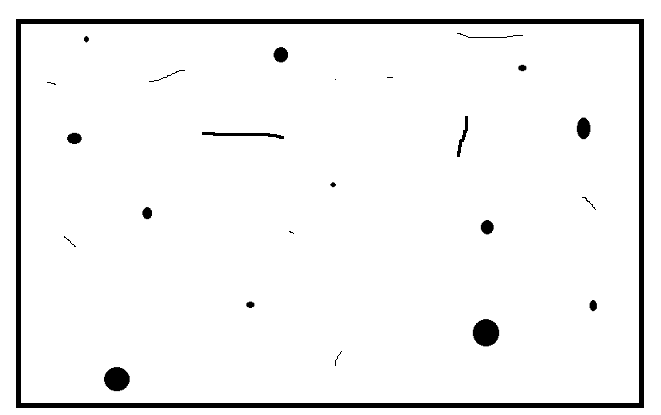
#> input picture scripts/Spots.png, 661 x 415 px, found by its file name
$ python Spot_removal_testing.py
#> lines starting #> are read from the running program, lines starting #| are printed output that depends on the picture; after the words box and inside, x2 and y2 are one past the last pixel; in counts of white or black regions, pixels touching at a corner belong together
import cv2
spottedImage = cv2.imread(r'D:\Hvantage\Doc_entity_extraction\scripts\Spots.png')
#> spottedImage is the input picture: shape (415, 661, 3); min 0, max 255, mean 243.3
spottedImageCopy = spottedImage.copy()
spottedImageResolution = spottedImage.shape[0]*spottedImage.shape[1]
#> spottedImageResolution = 274315
thresholdArea = 0.00085*spottedImageResolution
#> thresholdArea = 233.2
spottedImageGrayscale = cv2.cvtColor(spottedImage,cv2.COLOR_RGB2GRAY)
spottedImageThresh = cv2.threshold(spottedImageGrayscale,160,255,cv2.THRESH_BINARY)[1]
#> spottedImageThresh: shape (415, 661); 95.4% white; 24 black regions (6 under 20 px)
contoursSpottedImage,_ = cv2.findContours(spottedImageThresh,cv2.RETR_TREE, cv2.CHAIN_APPROX_SIMPLE)
#> contoursSpottedImage = 58 contours, 38 with area under 20; largest, box (x1, y1, x2, y2) and area: (0, 0, 661, 415) 273240, (15, 18, 645, 409) 245308, (21, 24, 639, 403) 233226, (472, 318, 500, 348) 608, (103, 366, 131, 392) 520
for contour in contoursSpottedImage:
    polygonicCountour = cv2.approxPolyDP(contour,epsilon= 0.1*cv2.arcLength(contour,True),closed = True)
    area = cv2.contourArea(polygonicCountour)
    if area < thresholdArea:
        cv2.drawContours(spottedImage, [contour],-1,(0,255,0),0)
        cv2.fillPoly(spottedImage,pts = [contour],color=(255,255,255))
#> this loop made 58 passes
#> (polygonicCountour, area) on passes 1, 2, 3, 4, 12, 13, 14, 24, 27, 31, 32, 34: ([[0, 0], [0, 414], [660, 414], [660, 0]], 273240), ([[15, 19], [643, 18], [644, 407], [16, 408]], 244293), ([[21, 24], [21, 402], [638, 402], [638, 24]], 233226), ([[111, 367], [130, 376], [121, 391], [103, 381]], 349), ([[483, 318], [499, 329], [487, 347], [472, 337]], 407.5), ([[245, 303], [251, 300], [255, 305], [249, 308]], 42), ([[592, 299], [597, 303], [594, 311], [588, 307]], 58), ([[485, 219], [494, 225], [487, 235], [480, 230]], 117), ([[146, 206], [152, 210], [148, 219], [141, 214]], 75.5), ([[332, 181], [336, 184], [334, 187], [329, 184]], 21), ([[66, 137], [78, 132], [82, 139], [72, 144]], 102), ([[582, 116], [591, 125], [585, 139], [576, 133]], 184.5)
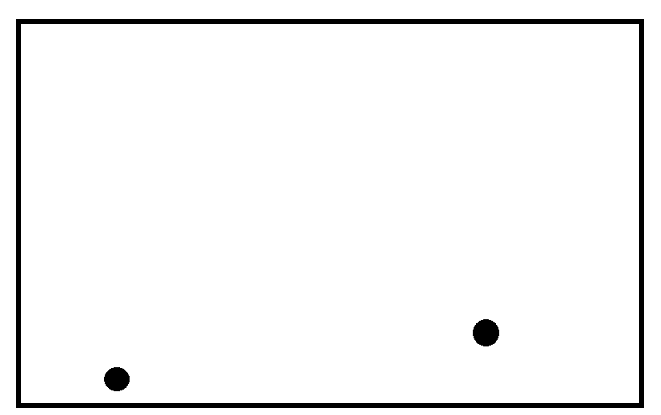
#> spottedImage: shape (415, 661, 3); 0.61% of pixels changed, all inside (x1, y1, x2, y2) = (47, 33, 597, 366)
horizontalStackingResult = cv2.hconcat([spottedImageCopy,spottedImage])
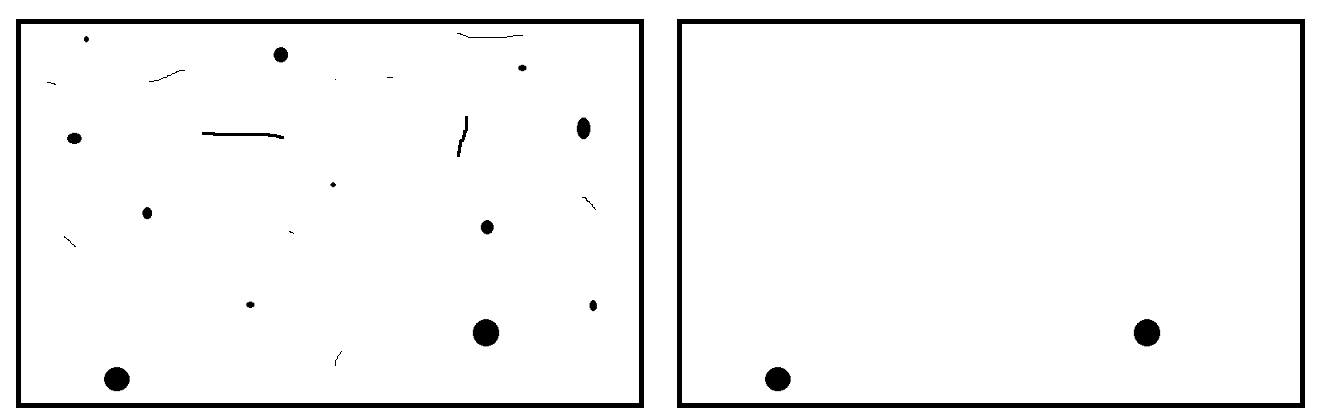
#> horizontalStackingResult: shape (415, 1322, 3); min 0, max 255, mean 244
cv2.imshow("Result",horizontalStackingResult)
cv2.imwrite('spotRemovedTesting.jpg',horizontalStackingResult)
cv2.waitKey(0)
cv2.destroyAllWindows()
